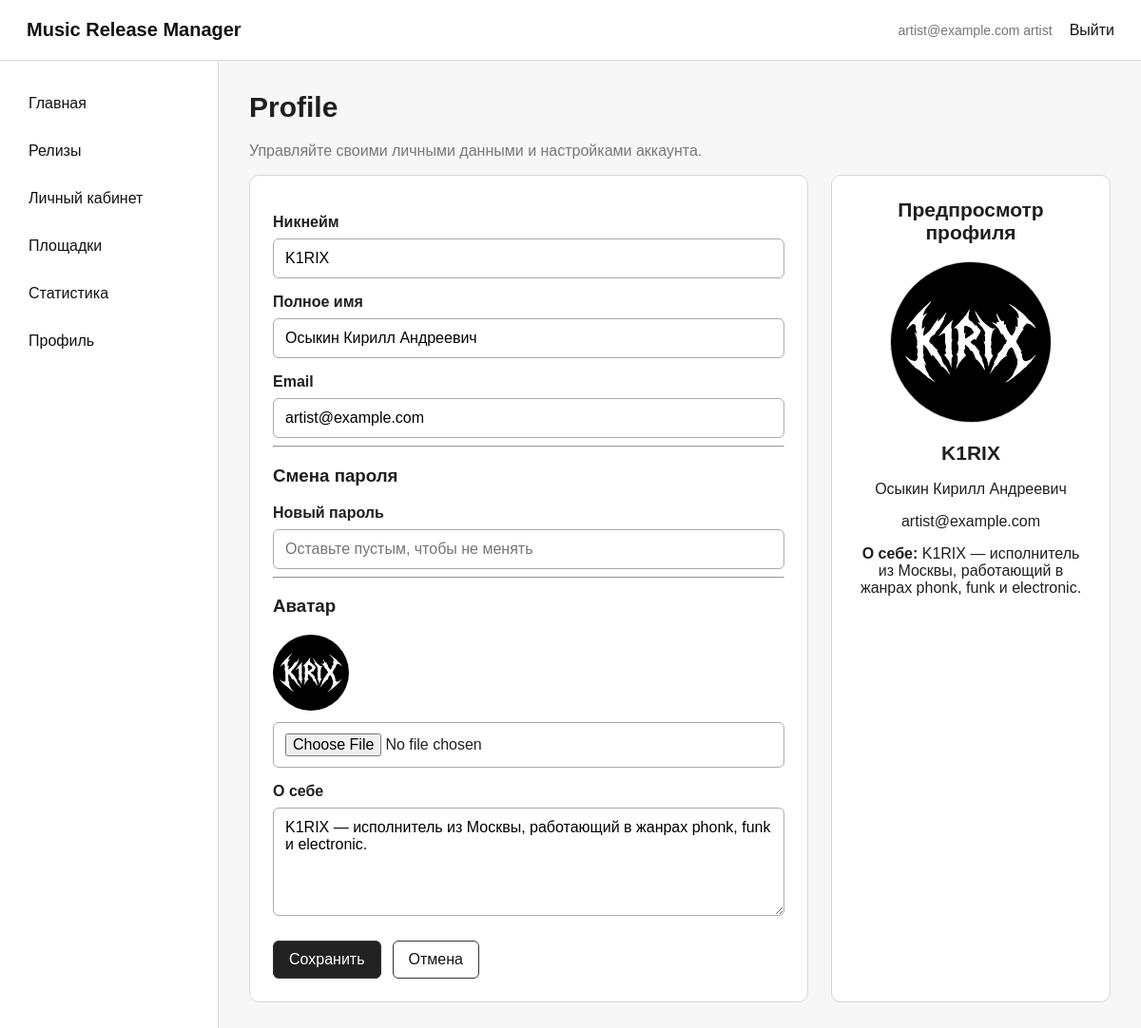
Screenshot of /profile (signed in) with the database file from the repository.
### tables this page shows
CREATE TABLE users (
    id INTEGER PRIMARY KEY AUTOINCREMENT,
    email TEXT NOT NULL UNIQUE,
    password_hash TEXT NOT NULL,
    role TEXT NOT NULL DEFAULT 'artist',
    created_at DATETIME NOT NULL DEFAULT CURRENT_TIMESTAMP
);

CREATE TABLE artists (
    id INTEGER PRIMARY KEY AUTOINCREMENT,
    user_id INTEGER NOT NULL UNIQUE,
    nickname TEXT NOT NULL,
    full_name TEXT,
    avatar TEXT,
    bio TEXT,
    FOREIGN KEY (user_id) REFERENCES users (id) ON DELETE CASCADE
);

### app.py (the view, shortened to what this page needs)
@app.route("/profile", methods=("GET", "POST"))
@login_required
def profile():
    db = get_db()
    user = current_user()
    artist = current_artist()
    return render_template("profile.html", user=user, artist=artist)

### app.py (called while the page is built)
def get_db():
    if "db" not in g:
        g.db = sqlite3.connect(DB_PATH)
        g.db.row_factory = sqlite3.Row
    return g.db

def current_user():
    if "user_id" not in session:
        return None
    return get_db().execute(
        "SELECT * FROM users WHERE id = ?", (session["user_id"],)
    ).fetchone()

def current_artist():
    user = current_user()
    if not user:
        return None
    return get_db().execute(
        "SELECT * FROM artists WHERE user_id = ?", (user["id"],)
    ).fetchone()

@app.context_processor
def inject_user():
    return {"current_user": current_user(), "current_artist": current_artist()}

def login_required(view):
    @wraps(view)
    def wrapped_view(*args, **kwargs):
        if "user_id" not in session:
            flash("Сначала войдите в систему", "warning")
            return redirect(url_for("login"))
        return view(*args, **kwargs)
    return wrapped_view

### templates/profile.html
{% extends 'base.html' %}
{% block content %}
<h1>Profile</h1>
<p class="muted">Управляйте своими личными данными и настройками аккаунта.</p>
<div class="two-columns">
    <section class="card form-card">
        <form method="post" enctype="multipart/form-data">
            <label>Никнейм</label>
            <input type="text" name="nickname" value="{{ artist.nickname if artist else '' }}">
            <label>Полное имя</label>
            <input type="text" name="full_name" value="{{ artist.full_name if artist else '' }}">
            <label>Email</label>
            <input type="email" name="email" required value="{{ user.email }}">
            <hr>
            <h3>Смена пароля</h3>
            <label>Новый пароль</label>
            <input type="password" name="new_password" placeholder="Оставьте пустым, чтобы не менять">
            <hr>
            <h3>Аватар</h3>
            {% if artist and artist.avatar %}
                <img class="avatar-preview" src="{{ url_for('static', filename='uploads/avatars/' ~ artist.avatar) }}" alt="Аватар">
            {% endif %}
            <input type="file" name="avatar" accept="image/*">
            <label>О себе</label>
            <textarea name="bio" rows="5">{{ artist.bio if artist else '' }}</textarea>
            <div class="form-actions">
                <button class="btn primary" type="submit">Сохранить</button>
                <a class="btn" href="{{ url_for('dashboard') }}">Отмена</a>
            </div>
        </form>
    </section>
    <section class="card profile-preview">
        <h2>Предпросмотр профиля</h2>
        {% if artist and artist.avatar %}
            <img class="avatar-large" src="{{ url_for('static', filename='uploads/avatars/' ~ artist.avatar) }}" alt="Аватар">
        {% else %}
            <div class="avatar-large placeholder">Аватар</div>
        {% endif %}
        <h2>{{ artist.nickname if artist else 'Ваш никнейм' }}</h2>
        <p>{{ artist.full_name if artist else 'Ваше полное имя' }}</p>
        <p>{{ user.email }}</p>
        <p><strong>О себе:</strong> {{ artist.bio if artist and artist.bio else 'Расскажите немного о себе...' }}</p>
    </section>
</div>
{% endblock %}

### templates/base.html (shortened to what this page needs)
<!doctype html>
<html lang="ru">
<head>
    <link rel="stylesheet" href="{{ url_for('static', filename='css/style.css') }}">
</head>
<body>
<header class="topbar">
    <a class="logo" href="{{ url_for('index') }}">Music Release Manager</a>
    <nav>
        {% if current_user %}
            <span class="user-badge">{{ current_user.email }}  {{ current_user.role }}</span>
            <a href="{{ url_for('logout') }}">Выйти</a>
        {% else %}
            <a href="{{ url_for('login') }}">Войти</a>
            <a href="{{ url_for('register') }}">Регистрация</a>
        {% endif %}
    </nav>
</header>
<div class="layout">
    <aside class="sidebar">
        <a href="{{ url_for('index') }}">Главная</a>
        <a href="{{ url_for('releases') }}">Релизы</a>
        {% if current_user %}
            <a href="{{ url_for('dashboard') }}">Личный кабинет</a>
            <a href="{{ url_for('platforms') }}">Площадки</a>
            <a href="{{ url_for('analytics') }}">Статистика</a>
            <a href="{{ url_for('profile') }}">Профиль</a>
        {% endif %}
    </aside>
    <main class="content">
        {% block content %}{% endblock %}
    </main>
</div>
</body>
</html>

### static/css/style.css (style rules this page uses)
:root { --border: #d8d8d8; --text: #1f1f1f; --muted: #777; --bg: #f7f7f7; --card: #ffffff; --primary: #222; --danger: #a83232; }
* { box-sizing: border-box; }
body { margin: 0; font-family: Arial, sans-serif; color: var(--text); background: var(--bg); }
a { color: #111; text-decoration: none; }
.topbar { height: 64px; display: flex; align-items: center; justify-content: space-between; padding: 0 28px; border-bottom: 1px solid var(--border); background: #fff; }
.logo { font-weight: 700; font-size: 20px; }
.topbar nav { display: flex; gap: 18px; align-items: center; }
.user-badge { color: var(--muted); font-size: 14px; }
.layout { display: flex; min-height: calc(100vh - 64px); }
.sidebar { width: 230px; background: #fff; border-right: 1px solid var(--border); padding: 24px 14px; }
.sidebar a { display: block; padding: 12px 16px; margin-bottom: 8px; border-radius: 8px; }
.content { flex: 1; padding: 32px; max-width: 1280px; }
h1 { margin-top: 0; font-size: 30px; }
h2 { margin-top: 0; font-size: 21px; }
.muted { color: var(--muted); }
.card, .auth-card { background: var(--card); border: 1px solid var(--border); border-radius: 10px; padding: 24px; margin-bottom: 24px; }
.two-columns { display: grid; grid-template-columns: 2fr 1fr; gap: 24px; }
form label { display: block; font-weight: 700; margin: 16px 0 8px; }
input, select, textarea { width: 100%; border: 1px solid #aaa; border-radius: 6px; padding: 11px 12px; font: inherit; background: #fff; }
textarea { resize: vertical; }
.form-card { max-width: 820px; }
.form-actions { display: flex; gap: 12px; margin-top: 22px; }
.btn { display: inline-block; border: 1px solid #333; background: #fff; color: #111; border-radius: 6px; padding: 10px 16px; cursor: pointer; font: inherit; text-align: center; }
.btn.primary { background: var(--primary); color: #fff; }
.avatar-preview { width: 80px; height: 80px; border-radius: 50%; object-fit: cover; display: block; margin-bottom: 12px; }
.avatar-large { width: 170px; height: 170px; border-radius: 50%; object-fit: cover; border: 1px solid var(--border); background: #f2f2f2; margin: 0 auto 16px; }
.profile-preview { text-align: center; }

### rows the page displays
users: email "artist@example.com", role "artist"
artists: nickname "K1RIX", full_name "Осыкин Кирилл Андреевич", avatar (picture), bio "K1RIX — исполнитель из Москвы, работающий в жанрах phonk, funk и electronic."
